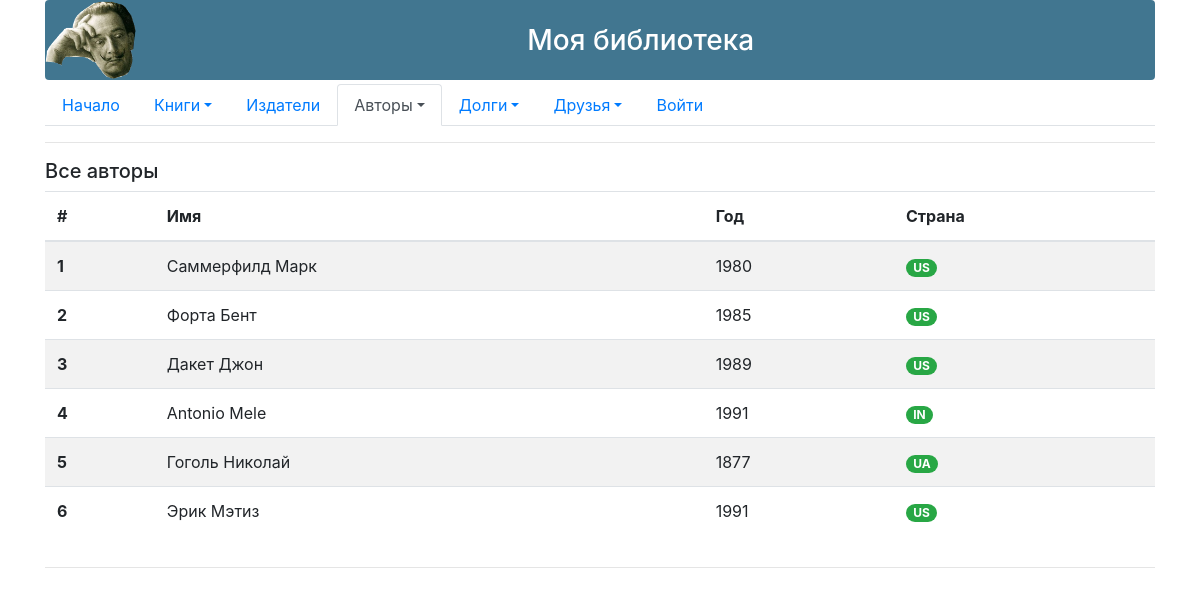
/author/list, run on the app's committed database.
### p_library/models.py (models this page shows, shortened)
class Author(models.Model):
    full_name = models.TextField()
    birth_year = models.SmallIntegerField()
    country = models.CharField(max_length=2)
    class Meta:
        verbose_name = "Автор"
        verbose_name_plural = "Авторы"

### p_library/views.py (the view)
# urls.py: path('list', AuthorList.as_view(), name='authors_list'),
class AuthorList(ListView):
    model = Author
    template_name = 'authors_list.html'

### p_library/templates/authors_list.html
{% extends 'base.html' %}
{% block nav-authors %}
    <a class="nav-link dropdown-toggle active" data-toggle="dropdown" href="#" role="button" aria-haspopup="true" aria-expanded="false">Авторы</a>
{% endblock %}
{% block content %}
    <p class="h5">Все авторы</p>
    <table class="table table-striped">
        <thead>
        <tr>
            <th scope="col">#</th>
            <th scope="col">Имя</th>
            <th scope="col">Год</th>
            <th scope="col">Страна</th>
        </tr>
        </thead>
        <tbody>
        {% for author in object_list %}
        <tr>
            <th scope="row">{{ forloop.counter }}</th>
            <td>{{ author.full_name }}</td>
            <td>{{ author.birth_year }}</td>
            <td>
                <span class="badge badge-success badge-pill">{{ author.country }}</span>
            </td>
        </tr>
        {% endfor%}
        </tbody>
    </table>
{% endblock %}

### data on the page
Author: full_name "Саммерфилд Марк", birth_year "1980", country "US"
Author: full_name "Форта Бент", birth_year "1985", country "US"
Author: full_name "Дакет Джон", birth_year "1989", country "US"
Author: full_name "Antonio Mele", birth_year "1991", country "IN"
Author: full_name "Гоголь Николай", birth_year "1877", country "UA"
Author: full_name "Эрик Мэтиз", birth_year "1991", country "US"
